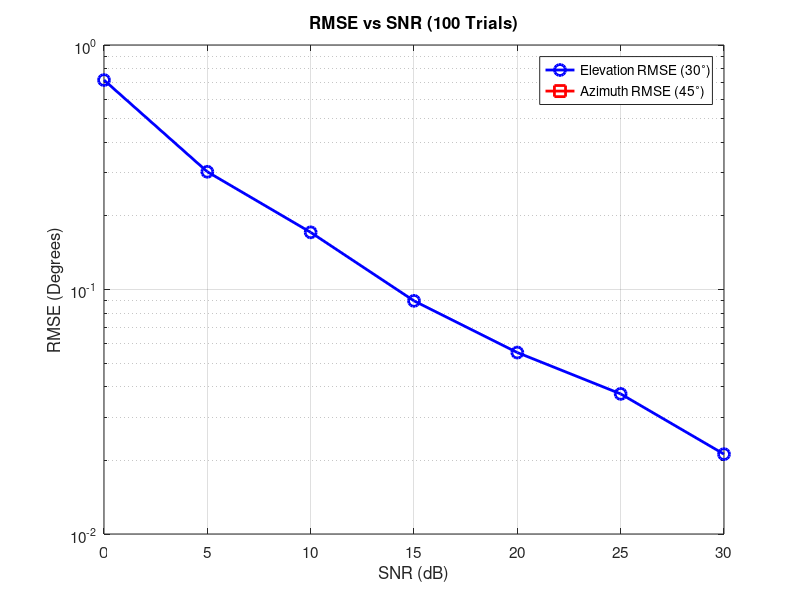

Source code (MATLAB):
% RMSE Performance Analysis: Signal-Space FB MUSIC
% Targets: Elevation (30 deg) and Azimuth (45 deg)
clear; clc; close all;

%% 1. Configuration
c = 3e8; f = 2.4e9; lambda = c/f;
d = lambda/2; R = lambda/2;
N_ula = 4; N_uca = 4; K = 500;

theta_true = 30; % Target Elevation
phi_true = 45;   % Target Azimuth

SNR_range = 0:5:30;   % SNR values to test (dB)
num_trials = 100;     % Monte Carlo iterations per SNR point

% Pre-allocate RMSE arrays
rmse_ele = zeros(length(SNR_range), 1);
rmse_azi = zeros(length(SNR_range), 1);

% Search grid parameters
search_res = 0.05; % High resolution search

%% 2. Monte Carlo Simulation
for s_idx = 1:length(SNR_range)
    SNR = SNR_range(s_idx);
    noise_std = 10^(-SNR/20) / sqrt(2);
    
    sq_err_ele = zeros(num_trials, 1);
    sq_err_azi = zeros(num_trials, 1);
    
    fprintf('Running SNR = %d dB...\n', SNR);
    
    for trial = 1:num_trials
        % --- Signal Generation ---
        sig = exp(1i*2*pi*f*(0:K-1)/f); 
        
        %% Step A: Elevation (ULA) with Signal-Space FB
        A_ula = exp(1i*2*pi*d/lambda * (0:N_ula-1)' * cosd(theta_true));
        X_ula = A_ula * sig + noise_std * (randn(N_ula,K) + 1i*randn(N_ula,K));
        
        J_ula = fliplr(eye(N_ula));
        X_fb_ula = [X_ula, J_ula * conj(X_ula)]; % Augmented Data
        [U_ula, ~, ~] = svd(X_fb_ula, 'econ');
        En_ula = U_ula(:, 2:end);
        
        % Local Search around true theta
        th_vec = theta_true-2 : search_res : theta_true+2;
        p_ele = zeros(size(th_vec));
        for i = 1:length(th_vec)
            a = exp(1i*2*pi*d/lambda * (0:N_ula-1)' * cosd(th_vec(i)));
            p_ele(i) = 1 / (a' * (En_ula * En_ula') * a);
        end
        [~, m_idx] = max(abs(p_ele));
        theta_est = th_vec(m_idx);
        sq_err_ele(trial) = (theta_est - theta_true)^2;
        
        %% Step B: Azimuth (UCA) with Signal-Space FB
        angle_n = 2*pi*(0:N_uca-1)/N_uca; 
        A_uca = exp(1i*2*pi*R/lambda * sind(theta_true) * cos(deg2rad(phi_true) - angle_n'));
        X_uca = A_uca * sig + noise_std * (randn(N_uca,K) + 1i*randn(N_uca,K));
        
        J_uca = fliplr(eye(N_uca));
        X_fb_uca = [X_uca, J_uca * conj(X_uca)];
        [U_uca, ~, ~] = svd(X_fb_uca, 'econ');
        En_uca = U_uca(:, 2:end);
        
        % Local Search around true phi (using estimated theta)
        ph_vec = phi_true-2 : search_res : phi_true+2;
        p_azi = zeros(size(ph_vec));
        for i = 1:length(ph_vec)
            a = exp(1i*2*pi*R/lambda * sind(theta_est) * cos(deg2rad(ph_vec(i)) - angle_n'));
            p_azi(i) = 1 / (a' * (En_uca * En_uca') * a);
        end
        [~, m_idx] = max(abs(p_azi));
        phi_est = ph_vec(m_idx);
        sq_err_azi(trial) = (phi_est - phi_true)^2;
    end
    
    % Calculate RMSE for this SNR
    rmse_ele(s_idx) = sqrt(mean(sq_err_ele));
    rmse_azi(s_idx) = sqrt(mean(sq_err_azi));
end

%% 3. Plotting the Results
figure('Color', 'w', 'Name', 'RMSE Performance');
semilogy(SNR_range, rmse_ele, 'o-b', 'LineWidth', 2, 'MarkerSize', 8); hold on;
semilogy(SNR_range, rmse_azi, 's-r', 'LineWidth', 2, 'MarkerSize', 8);
grid on;
xlabel('SNR (dB)', 'FontSize', 12);
ylabel('RMSE (Degrees)', 'FontSize', 12);
title(['RMSE vs SNR (', num2str(num_trials), ' Trials)'], 'FontSize', 14);
legend('Elevation RMSE (30^{\circ})', 'Azimuth RMSE (45^{\circ})', 'Location', 'northeast');
set(gca, 'FontSize', 11);
